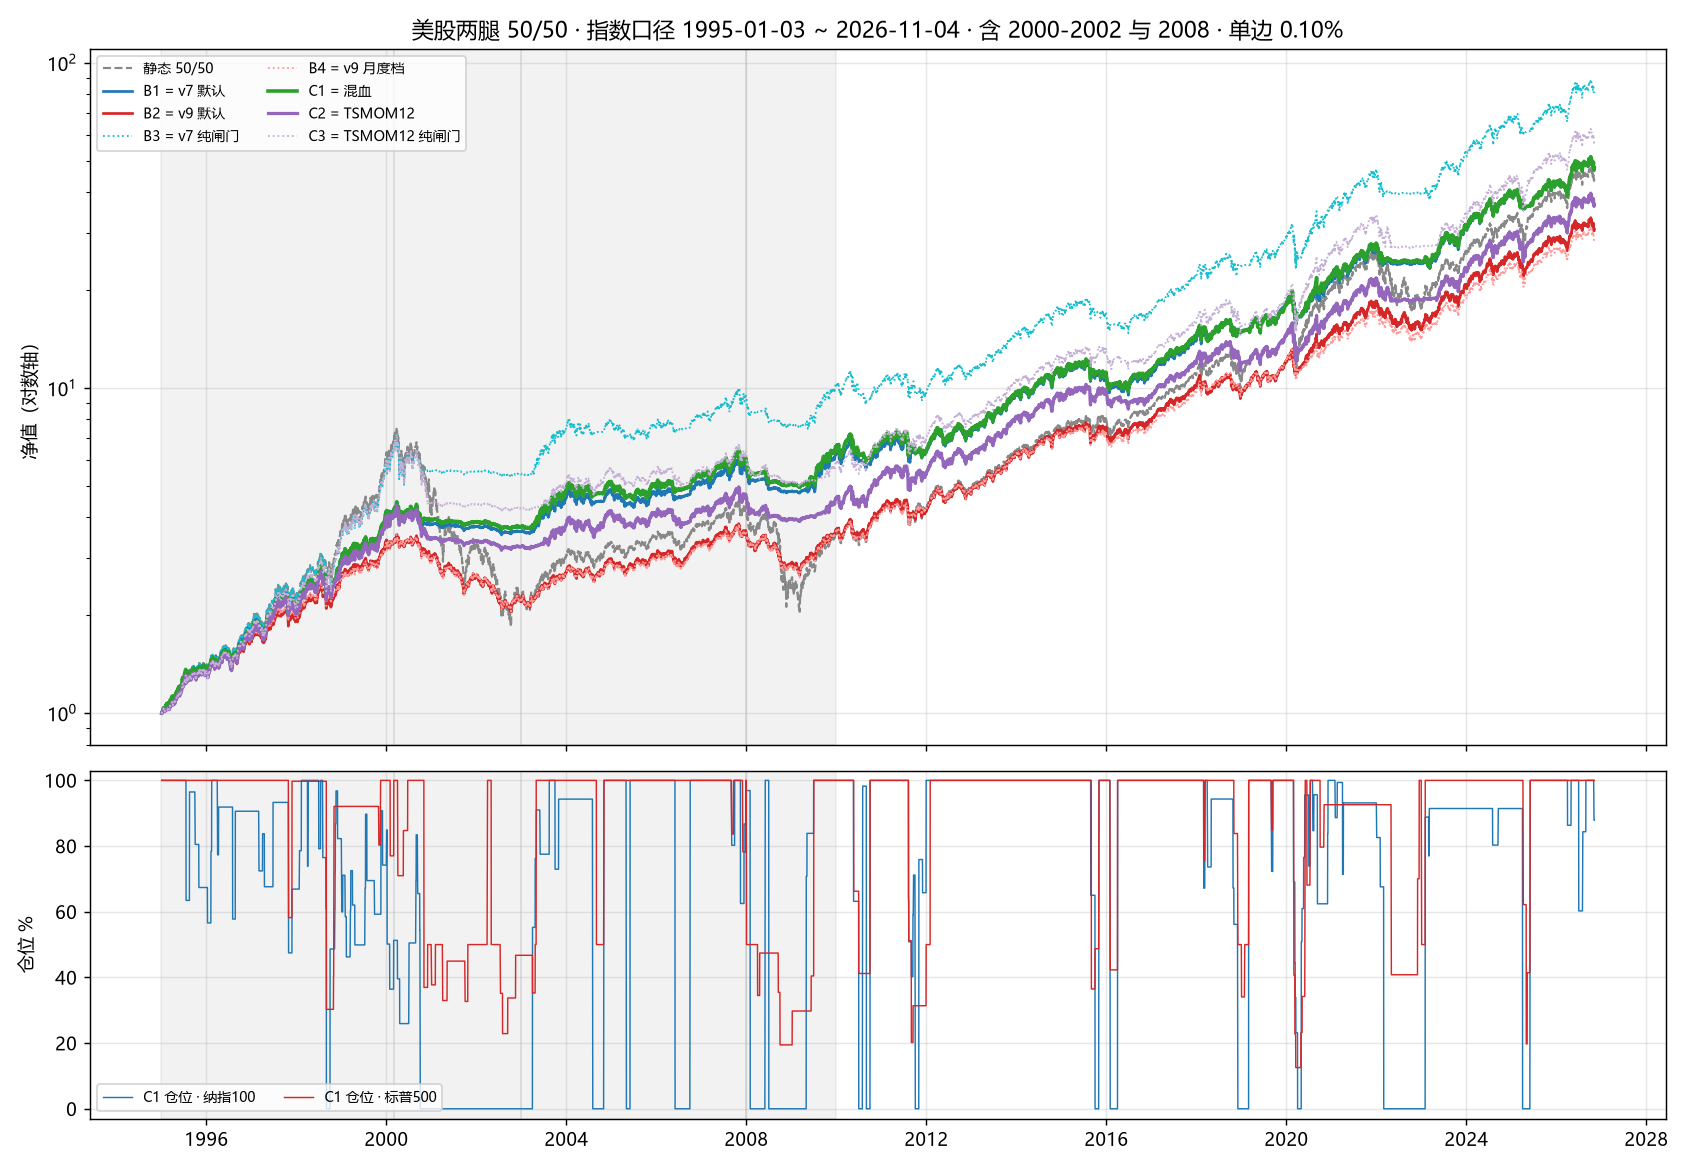

This figure's Python source:
# -*- coding: utf-8 -*-
"""波动资产 · **v7（年线闸门）vs v9（波动率目标）** 的统一口径对决 + 长样本外推。

## 为什么需要这个探针

两个变种各自的 README 都给出了「自己更好」的结论，但**不在同一把尺子上**：

| | v7_us_gate | v9_vol_target |
|---|---|---|
| 单边成本 | 0.10%（文档主口径） | **0.03%**（R-02） |
| 空仓计息 | 1.40%（`rule.CASH_ANNUAL`） | **2.00%**（R-03） |
| 组合层年化 | +13.07% / 回撤 −18.90% | +13.12% / 回撤 −15.92% |
| 样本 | 2012-08 ~ 2026-11 | 2012-08 ~ 2026-11 |
| 换手 | 70 次（14 年） | 251 次（14 年） |

成本差 3 倍、计息差 0.6pp —— 直接对比这两行数字是无效的。本探针做两件事：

1. **同一把尺子**（同一成本档 × 同一计息 × 同一区间 × 同一组合权重）重算 v7 与 v9；
2. **把样本往前拉到 1995 年**（指数口径，31.8 年），覆盖两个 README 都点名的最大缺口 ——
   2000-2002（纳指 −83%）与 2008。这两段才是「趋势闸门 vs 波动目标」真正能分出高下的地方，
   而 2012 起的样本里一次都没有。

## 结论（一句话）

**骨架用 v7、不要用 v9**：31.8 年样本上 v7 默认 +12.90% / 日频回撤 −21.85% / 夏普 0.77，
v9 默认 +11.38% / **−42.11%** / 0.69 —— v9 在 2012+ 唯一的优势（回撤更浅）在 2000-2002 彻底反转，
因为波动率目标只能按比例减（`min(1, 15%/vol)` 永远减不到 0）。
反过来 **v7 的波动层不能拿掉**：纯闸门（TV 关闭）的**全样本最大回撤正是 2000-03→2000-05 那道
「2 个月确认盲窗」的 −30.09%**，而波动层靠 2000 年 3 月末 vol20=48.9% 当场把仓位压到 4 成。
两个新候选里只有 C1（把 v9 的月中补丁装到 v7 上）略有增益（夏普 0.77→0.79、2020 窗口 +5.02pp），
TSMOM 替代 MA200 是退步（晚 8 个月才走）。

## 方法

**一套状态机，三个旋钮**（v7 与 v9 在实现上是同一台机器的两组参数）：

```
目标权重 fw[d] = gate[d] × min(cap, TV / vol20[d])
月末：闸门未变且 |fw - 现仓| < dead  -> 不动
月中快减（可选）：5 日跌幅 ≤ CUT_RET 且 vol20 ≥ CUT_VOLX×TV -> 立即到 fw
月中快补（可选）：vol20 ≤ DECAY×60日峰值 且 站上 MA10   -> 立即到 fw
```

| 变体 | gate | TV | dead | 月中补丁 |
|---|---|---|---|---|
| B1 = v7 默认 | MA200（2 月确认 + 深破 3%）| 20% | 10pp | 关 |
| B2 = v9 默认 | 恒 1（无趋势）| 15% | 5pp | 开（快减+快补）|
| B3 = v7 纯闸门 | MA200 | — | 闸门自身 | 关 |
| B4 = v9 月度档 | 恒 1 | 15% | 5pp | 关 |
| **C1 = 混血（未测过）** | MA200 | 20% | 10pp | **开** |
| **C2 = TSMOM（未测过）** | 12 个月绝对动量 | 20% | 10pp | 关 |
| C3 = TSMOM 纯闸门 | 12 个月绝对动量 | — | 闸门自身 | 关 |
| 静态 50/50 | — | — | — | — |

C1 的动机：v7 自己承认「治慢熊、不治急跌」，v9 的补丁正是修急跌的；v9 自己承认
「不做方向判断，低波动阴跌里满仓挨打」，v7 的闸门正是治那个的。**两者失效模式互补**，
但家族里从没把「闸门 × VT × 月中补丁」放在一起测过。
C2 的动机：12 个月绝对动量（TSMOM）是文献里样本外证据最长的趋势定义，
在 2000/2008 上都有独立记录 —— 用来检验「MA200 这条特定均线是不是运气」。

## 口径

- **QDII 表**：用 v7/v9 模块自己的代码（含场外净值日历桥接），只把 `cost` / `cash` 拉齐；
- **长样本表**：指数收盘同时作信号与执行价（`.INX` 1990-01 起 / `.NDX` 1994-01 起），
  **不含分红**。零分红会低估买入持有约 1~2pp/年，即**对降仓策略有利**；
  现金又只按 1.4% 计息（1990 年代美元短端常在 5%），**对防守档不利** —— 两个偏差大致抵消。
- **数据清洗**：雪球 `.NDX` 在 1994-01-03 从 796.56 跳到 395.53（−50.4%），是指数重定基不是崩盘，
  `_clean_break()` 把断点前整段丢弃（不缩放修复，无法确认前段成分口径）→ 长样本从 1995 起。
  不处理会在 1994 年凭空造出 −30% 回撤，把「谁防得住崩盘」的结论整段污染。
- 一律 T 收盘决策 → T+1 收盘成交 → T+2 起承担收益；成本按 `Σ|Δw|` 单边扣；
  未投部分按 1.40%（仓库惯例，`rule.CASH_ANNUAL`）逐日计息。

## 忠实性校验（硬断言）

统一机器必须与模块原实现**逐条一致**，否则这个探针只是在测我自己的 bug：

- v7：`ug.decisions(leg)` 的 194 条月末闸门与 target 与本文机器逐条相等（差 0.00e+00）；
- v9：`vt.machine(sig)` 的逐日仓位与本文机器（fast / month 两档）最大差 0.00e+00。

产物：
- `_probe_us_gate_vs_vt.md`（本脚本生成）
- `_probe_us_gate_vs_vt.png`（长样本净值 + 仓位）

模拟结果，非投资建议。
"""
import json
import os
import sys

import numpy as np
import pandas as pd

try:
    sys.stdout.reconfigure(encoding="utf-8")
except Exception:  # noqa: BLE001
    pass

import matplotlib
matplotlib.use("Agg")
import matplotlib.pyplot as plt

_HERE = os.path.dirname(os.path.abspath(__file__))          # strategies/vol_legs/research
_VL = os.path.dirname(_HERE)                                # strategies/vol_legs
_ROOT = os.path.dirname(os.path.dirname(_VL))               # 仓库根（推导，不写死）
for _p in (_HERE, _VL, _ROOT,
           os.path.join(_VL, "v7_us_gate"), os.path.join(_VL, "v9_vol_target")):
    if _p not in sys.path:
        sys.path.insert(0, _p)

import data as vdata      # noqa: E402
import engine             # noqa: E402
import rule               # noqa: E402

vdata._otc_stale = lambda: False   # 离线优先：只读本地缓存  # type: ignore[assignment]

import us_gate as ug      # noqa: E402
import vol_target as vt   # noqa: E402

plt.rcParams["font.sans-serif"] = ["Microsoft YaHei", "SimHei", "DejaVu Sans"]
plt.rcParams["axes.unicode_minus"] = False

OUT_MD = os.path.join(_HERE, "_probe_us_gate_vs_vt.md")
OUT_PNG = os.path.join(_HERE, "_probe_us_gate_vs_vt.png")
LONG_LK = os.path.join(_ROOT, "data", "_us_index_long.json")

POOL = ("ndx", "spx")
CODES = {"ndx": ".NDX", "spx": ".INX"}
NAME = {k: rule.LEGS[k]["name"] for k in POOL}
CASH = rule.CASH_ANNUAL            # 1.40%（统一计息，v9 的 2.0% 见报告 §8 备注）
FEE = {"场内/低费 0.03%": 0.0003, "文档主口径 0.10%": 0.001, "场外 A 类 0.60%": 0.006}
# 长样本起点：`.NDX` 在 1994-01-03 有一处 **50% 的指数重定基**（雪球前段点位是后段的 1.99 倍，
# 不是真实行情 —— 直接用会在 1994 年凭空造出 −30% 回撤）。`_clean_break` 把断点之前整段丢弃，
# 所以长样本从断点之后 + 各窗口预热完毕起算（= 1995-01）。仍含 2000-2002 / 2008 / 2020 / 2022。
START_LONG = "1995-01-03"
BREAK_THR = 0.30                   # 单日 |涨跌| > 30% 一律当数据重定基（真实指数从没这种日波动）
TVS = (0.0, 0.12, 0.15, 0.20, 0.25, 0.30, 0.40)

# 预注册的起点（不是搜出来的）：全来自两篇 README 的默认档
DEF = dict(
    ma_win=200, confirm=2, deep=0.03, hyst=0.0, floor={"ndx": 0.0, "spx": 0.5},
    tv=0.20, vol_win=20, dead=0.10, cap=1.0,
    fast=False, cut_ret=-0.05, cut_volx=1.4, decay=0.70, peak_win=60, add_ma=10,
    lookback=252,
)


# ---------------------------------------------------------------- 0. 长历史数据
def _clean_break(s, thr=BREAK_THR):
    """丢掉**指数重定基**造成的假跌幅之前的所有数据 -> (清洗后序列, 断点日期或 None)。

    `.NDX` 1994-01-03 从 796.56 掉到 395.53（−50.4%），之后走势与真实纳指一致 —— 是雪球前段
    用了另一个基期，不是崩盘。不清洗会在 1994 年凭空造出「−30% 最大回撤」，把长样本的
    结论整段污染。这里**不做缩放修复**（无法确认前段的成分口径），直接把断点前整段丢掉。
    """
    r = s.pct_change()
    bad = r[r.abs() > thr]
    if not len(bad):
        return s, None
    cut = bad.index.max()
    return s[s.index > cut], cut


def long_series(code):
    """美股指数**长历史**收盘（研究用共享库 `data/_us_index_long.json`）。

    与每日管线用的 `data/_us_index_klines.json`（2010 起、增量刷新）分开存：
    这里要的是 1985/1990 起的深历史，只用于研究，不参与每日决策，避免改动线上库的口径。
    读出来先过 `_clean_break`（见其文档：`.NDX` 1994 年那次重定基）。
    """
    try:
        with open(LONG_LK, encoding="utf-8") as f:
            lib = json.load(f)
    except (OSError, ValueError):
        lib = {}
    node = lib.get(code)
    if node and len(node.get("dates", [])) > 3000:
        s = pd.Series(node["close"], index=pd.to_datetime(node["dates"]),
                      dtype="float64").sort_index()
        s, cut = _clean_break(s)
        if cut is not None:
            print(f"  [清洗] {code} 断点在 {cut.date()}（指数重定基），前段整段丢弃 "
                  f"-> 起点 {s.index[0].date()}")
        return s
    import xalpha as xa
    # 雪球对不同指数能回溯到的最早日期不同（.INX 从 1990 起可以，往前就报错），逐个起点试
    df, err = None, None
    for st in ("19850101", "19900101", "19950101", "20000101"):
        try:
            df = xa.get_daily(code, start=st)
            if df is not None and len(df) > 1000:
                break
        except Exception as exc:  # noqa: BLE001
            err = exc
            df = None
    if df is None or not len(df):
        raise RuntimeError(f"{code} 长历史取不到: {err}")
    df = df.copy()
    df["d"] = pd.to_datetime(df["date"]).dt.strftime("%Y-%m-%d")
    lib[code] = dict(dates=list(df["d"]), close=[float(x) for x in df["close"]])
    os.makedirs(os.path.dirname(LONG_LK), exist_ok=True)
    with open(LONG_LK, "w", encoding="utf-8") as f:
        json.dump(lib, f, ensure_ascii=False)
    s = pd.Series(lib[code]["close"], index=pd.to_datetime(lib[code]["dates"]),
                  dtype="float64").sort_index()
    s, cut = _clean_break(s)
    if cut is not None:
        print(f"  [清洗] {code} 断点在 {cut.date()}（指数重定基），前段整段丢弃 "
              f"-> 起点 {s.index[0].date()}")
    return s


# ---------------------------------------------------------------- 1. 通用机器
def month_ends(idx):
    idx = pd.DatetimeIndex(idx)
    out = [idx[i] for i in range(len(idx) - 1)
           if (idx[i].year, idx[i].month) != (idx[i + 1].year, idx[i + 1].month)]
    if len(idx):
        out.append(idx[-1])
    return out


def vol_series(sig, n):
    return sig.pct_change().rolling(int(n), min_periods=int(n)).std(ddof=1) * np.sqrt(252.0)


def gate_ma200(sig, leg, p):
    """v7 的闸门层（逐字复刻 `us_gate.decisions` 的 gate 部分）-> (月末决策, 日频前向填充)。"""
    ma = sig.rolling(int(p["ma_win"]), min_periods=int(p["ma_win"])).mean()
    fl = float(p["floor"].get(leg, 0.0) if isinstance(p["floor"], dict) else p["floor"])
    hold, prev = 1.0, 1.0
    below = 0
    dec = []
    for d in month_ends(sig.index):
        s, m = float(sig.loc[d]), float(ma.loc[d])
        if not np.isfinite(s) or not np.isfinite(m):
            continue
        gap = s / m - 1.0
        if s > m * (1.0 + float(p["hyst"])):
            below, g = 0, 1.0
        else:
            below += 1
            deep = (float(p["deep"] or 0) > 0 and gap <= -float(p["deep"])
                    and below < int(p["confirm"]))
            g = fl if (deep or below >= int(p["confirm"])) else prev
        dec.append(dict(date=d, gate=float(g)))
        prev = g
    s = pd.Series({x["date"]: x["gate"] for x in dec}, dtype="float64").sort_index()
    return dec, s.reindex(sig.index).ffill().fillna(1.0)


def gate_tsmom(sig, leg, p):
    """12 个月绝对动量：月末收盘 > `lookback` 根之前 -> 满仓，否则 floor。"""
    n = int(p["lookback"])
    fl = float(p["floor"].get(leg, 0.0) if isinstance(p["floor"], dict) else p["floor"])
    lb = sig.shift(n)
    dec = []
    for d in month_ends(sig.index):
        s, q = float(sig.loc[d]), float(lb.loc[d]) if d in lb.index else np.nan
        if not np.isfinite(s) or not np.isfinite(q):
            continue
        dec.append(dict(date=d, gate=1.0 if s > q else fl))
    s = pd.Series({x["date"]: x["gate"] for x in dec}, dtype="float64").sort_index()
    return dec, s.reindex(sig.index).ffill().fillna(1.0)


def machine(sig, gate_daily, dec, p):
    """统一状态机 -> (仓位序列, 事件表)。`state[d]` = d 日**收盘时已持有**的仓位。"""
    vol = vol_series(sig, p["vol_win"])
    tv = float(p["tv"] or 0.0)
    scale = (tv / vol).clip(upper=float(p["cap"])) if tv > 0 else pd.Series(1.0, index=sig.index)
    fw = (gate_daily * scale).clip(lower=0.0)
    peak = vol.rolling(int(p["peak_win"]), min_periods=20).max()
    ma_fast = sig.rolling(int(p["add_ma"])).mean()
    ret5 = sig.pct_change(5)
    dead = float(p["dead"])
    fast = bool(p["fast"])
    gate_of = {x["date"]: x["gate"] for x in dec}
    # 决策日：有趋势闸门时 = 闸门出决策的那些月末（预热期 MA 未成形的月末不出决策，
    # 与 `us_gate.decisions` 的 `continue` 一致）；无趋势闸门（v9）时 = 每个有效月末。
    ends = set(gate_of) if gate_of else set(month_ends(sig.index))

    hold, prev_gate = 1.0, 1.0
    out = np.empty(len(sig), dtype="float64")
    events = []
    idx = sig.index
    for i, d in enumerate(idx):
        out[i] = hold
        f = float(fw.iloc[i]) if np.isfinite(fw.iloc[i]) else np.nan
        if not np.isfinite(f):
            continue
        tgt, why = hold, None
        g_now = gate_of.get(d, prev_gate)
        if d in ends:
            changed = abs(g_now - prev_gate) > 1e-12
            if changed or abs(f - hold) >= dead - 1e-12:
                if tv <= 0.0 or changed or abs(f - hold) >= dead - 1e-12:
                    tgt, why = f, "month"
            prev_gate = g_now
        if fast and tv > 0:
            v5 = float(ret5.iloc[i]) if np.isfinite(ret5.iloc[i]) else 0.0
            v = float(vol.iloc[i]) if np.isfinite(vol.iloc[i]) else np.inf
            if f < tgt - dead and v5 <= float(p["cut_ret"]) and v >= float(p["cut_volx"]) * tv:
                tgt, why = f, "cut"
            pk = float(peak.iloc[i]) if np.isfinite(peak.iloc[i]) else np.nan
            mf = float(ma_fast.iloc[i]) if np.isfinite(ma_fast.iloc[i]) else np.inf
            if np.isfinite(pk) and v <= float(p["decay"]) * pk \
                    and float(sig.iloc[i]) > mf and f > tgt + dead:
                tgt, why = f, "add"
        if why:
            events.append(dict(date=d, target=float(tgt), fw=float(f), reason=why))
        hold = tgt
    return pd.Series(out, index=idx, name="state"), events


def build_state(leg, sig, p, gate="ma200"):
    """-> (仓位序列, 事件)。gate: "ma200" | "tsmom" | "none"。"""
    if gate == "none":
        dec, g = [], pd.Series(1.0, index=sig.index)
    elif gate == "tsmom":
        dec, g = gate_tsmom(sig, leg, p)
    else:
        dec, g = gate_ma200(sig, leg, p)
    return machine(sig, g, dec, p)


# ---------------------------------------------------------------- 2. 回测
def leg_nav(price, state, cost, cash=CASH):
    """单腿净值（`state[t]` 收盘成交后 -> 只赚 t+1 收益）。"""
    cash_d = (1.0 + cash) ** (1.0 / 252.0) - 1.0
    ret = price.pct_change().fillna(0.0)
    hold = state.astype(float).shift(1)
    if len(hold):
        hold.iloc[0] = float(state.iloc[0])
    d = state.astype(float).diff().fillna(0.0).abs()
    return (1.0 + hold * ret + (1.0 - hold) * cash_d - d * cost).cumprod()


def sim(prices, states, cost, cash=CASH, start=None):
    """两条腿等权 50/50 -> (组合净值, 平均仓位, 调仓次数, 换手, 日历)。"""
    idx = pd.DatetimeIndex(sorted(set(prices["ndx"].index).intersection(prices["spx"].index)))
    if start is not None:
        idx = idx[idx >= pd.Timestamp(start)]
    navs = {k: leg_nav(prices[k].reindex(idx).ffill(), states[k].reindex(idx).ffill(),
                       cost, cash) for k in POOL}
    nv = (navs["ndx"] + navs["spx"]) / 2.0
    expo = float(np.mean([states[k].reindex(idx).ffill().mean() for k in POOL]))
    n = int(sum((states[k].reindex(idx).ffill().diff().abs().fillna(0) > 1e-12).sum()
                for k in POOL))
    to = float(sum(states[k].reindex(idx).ffill().diff().abs().fillna(0).sum() for k in POOL))
    return nv / nv.iloc[0], expo, n, to, idx


def mdd_sampled(nav):
    me = nav.resample("ME").last().dropna()
    if not len(me):
        return float("nan")
    return float((me / me.cummax() - 1.0).min())


def stats(nav, cash=CASH):
    m = engine.metrics(nav, rf=cash)
    yrs = (nav.index[-1] - nav.index[0]).days / 365.25
    me = mdd_sampled(nav)
    return dict(ann=m["ann"], vol=m["vol"], mdd=m["mdd"], mdd_me=me, sharpe=m["sharpe"],
                calmar=m["ann"] / abs(m["mdd"]) if m["mdd"] else float("nan"),
                calmar_me=m["ann"] / abs(me) if me else float("nan"),
                years=yrs, cum=m["cum"])


def dd_info(nav):
    """最大回撤的（峰日, 谷日）。用来回答「这个回撤是哪一段行情造成的」。"""
    peak = nav.cummax()
    dd = nav / peak - 1.0
    tr = dd.idxmin()
    pk = nav.loc[:tr].idxmax()
    return pk, tr


def window(nav, a, b):
    seg = nav.loc[(nav.index >= pd.Timestamp(a)) & (nav.index <= pd.Timestamp(b))]
    if len(seg) < 5:
        return dict(ret=float("nan"), mdd=float("nan"))
    m = engine.metrics(seg, rf=CASH)
    return dict(ret=float(seg.iloc[-1] / seg.iloc[0] - 1.0), mdd=m["mdd"])


# ---------------------------------------------------------------- 3. 变体定义
VARIANTS = [
    ("静态 50/50", "none", dict(tv=0.0, dead=0.0, fast=False)),
    ("B1 = v7 默认（MA200 闸门 × TV20 · 死区 10pp）", "ma200", dict()),
    ("B2 = v9 默认（TV15 · 快减+快补）", "none", dict(tv=0.15, dead=0.05, fast=True)),
    ("B3 = v7 纯闸门（无波动层）", "ma200", dict(tv=0.0, dead=0.0)),
    ("B4 = v9 月度档（TV15 · 纯月末）", "none", dict(tv=0.15, dead=0.05, fast=False)),
    ("**C1 = 混血（MA200 闸门 × TV20 + 快减/快补）**", "ma200", dict(fast=True)),
    ("**C2 = TSMOM12（12 月绝对动量 × TV20）**", "tsmom", dict()),
    ("C3 = TSMOM12 纯闸门（无波动层）", "tsmom", dict(tv=0.0, dead=0.0)),
]

WINDOWS = [
    ("1995-01 ~ 2000-02 长牛", "1995-01-01", "2000-02-29"),
    ("2000-03 ~ 2002-12 科网泡沫", "2000-03-01", "2002-12-31"),
    ("2003-01 ~ 2007-12 复苏", "2003-01-01", "2007-12-31"),
    ("2008-01 ~ 2009-12 金融危机", "2008-01-01", "2009-12-31"),
    ("2010-01 ~ 2026-11 本仓库样本", "2010-01-01", "2026-11-04"),
    ("2020-02 ~ 2020-08 疫情", "2020-02-19", "2020-08-31"),
    ("2022-01 ~ 2022-12 加息熊市", "2022-01-03", "2022-12-30"),
]


# ---------------------------------------------------------------- 4. 忠实性校验
def check_faithful():
    """统一机器 == 模块原实现（不通过就不该相信后面任何数字）。"""
    out = []
    for leg in POOL:
        sig = ug.load_signal(leg)
        # v7：月末 target 逐条相等
        ref = ug.decisions(leg)
        dec, g = gate_ma200(sig, leg, dict(DEF, floor=ug.params()["FLOOR"]))
        mine = {x["date"]: round(x["gate"], 10) for x in dec}
        bad = [x for x in ref
               if abs(x["gate"] - mine.get(x["date"], -99)) > 1e-9]
        st_mine, _ = machine(sig, g, dec, dict(DEF, tv=0.20, dead=0.10))
        st_ref = ug.state_series(sig.index, ref)
        d1 = float((st_mine.reindex(st_ref.index) - st_ref).abs().max())
        out.append((f"[v7] {leg} 闸门层 {len(ref)} 条月末决策逐条一致", not bad,
                    f"{len(bad)} 条不符" if bad else "全部一致"))
        out.append((f"[v7] {leg} 月末 target（含 TV20/死区 10pp）与模块最大差", d1 < 1e-9,
                    f"{d1:.2e}"))
        # v9：逐日仓位
        for tag, kw in (("fast", dict(TRIGGER="fast")), ("month", dict(TRIGGER="month"))):
            s_ref, _ = vt.machine(sig, vt.params(**kw))
            p = dict(DEF, tv=0.15, dead=0.05, fast=(tag == "fast"))
            s_mine, _ = machine(sig, pd.Series(1.0, index=sig.index), [], p)
            dd = float((s_mine - s_ref).abs().max())
            out.append((f"[v9·{tag}] {leg} 逐日仓位与模块最大差", dd < 1e-9, f"{dd:.2e}"))
    return out


# ---------------------------------------------------------------- 5. 主流程
def main():
    print("== 数据 ==")
    px_long = {}
    for leg in POOL:
        s = long_series(CODES[leg])
        px_long[leg] = s
        print(f"  {CODES[leg]} {s.index[0].date()} ~ {s.index[-1].date()} · {len(s)} 根")

    print("\n== 忠实性校验 ==")
    checks = check_faithful()
    for n, ok, note in checks:
        print(f"  {'OK ' if ok else 'FAIL'} {n} · {note}")
    if not all(c[1] for c in checks):
        print("!! 校验未通过：后续数字不可信")
        return 2

    # ---- 表 A：QDII 净值口径（2012-08 起）· 只拉齐成本与计息
    print("\n== 表 A：QDII 口径（模块原码，只统一成本/计息）==")
    qdii = {}
    for tag, mod, kw in (("B1", ug, {}), ("B2", vt, {})):
        navs, sts = {}, {}
        for leg in POOL:
            nav, st, _ = mod.build(leg, **kw)
            navs[leg], sts[leg] = nav, st
        idx = pd.DatetimeIndex(sorted(set(navs["ndx"].index) & set(navs["spx"].index)))
        navs = {k: v.reindex(idx).ffill() for k, v in navs.items()}
        sts = {k: v.reindex(idx).ffill() for k, v in sts.items()}
        row = {}
        for fname, c in FEE.items():
            nv, expo, n, to, _ = sim(navs, sts, c)
            m = stats(nv)
            m.update(expo=expo, trades=n, turnover=to)
            row[fname] = m
        row["_nav"] = {c: sim(navs, sts, c)[0] for c in FEE.values()}
        row["_states"] = sts
        qdii[tag] = row
    print(f"  {'变体':6s} " + " ".join(f"{f:>18s}" for f in FEE))
    for tag in qdii:
        cells = []
        for f in FEE:
            m = qdii[tag][f]
            cells.append(f"{m['ann'] * 100:+6.2f}%/{m['mdd'] * 100:6.2f}%")
        print(f"  {tag:6s} " + " ".join(f"{c:>18s}" for c in cells))

    # ---- 表 B：指数长样本 1991-2026
    print(f"\n== 表 B：指数长样本（{START_LONG} 起）==")
    rows, navs_all, states_all = [], {}, {}
    for name, gate, over in VARIANTS:
        p = dict(DEF)
        p.update(over)
        p["floor"] = ug.params()["FLOOR"]
        states = {leg: build_state(leg, px_long[leg], p, gate)[0] for leg in POOL}
        rec = {"byfee": {}}
        for fname, c in (("0.03%", 0.0003), ("0.10%", 0.001), ("0.60%", 0.006)):
            nv, expo, n, to, idx = sim(px_long, states, c, start=START_LONG)
            m = stats(nv)
            if fname == "0.10%":
                m.update(name=name, expo=expo, trades=n, turnover=to)
                m["wins"] = {w[0]: window(nv, w[1], w[2]) for w in WINDOWS}
                m["dd_pk"], m["dd_tr"] = dd_info(nv)
                rec.update(m)
                navs_all[name] = nv
                states_all[name] = {k: v.reindex(idx).ffill() for k, v in states.items()}
            else:
                rec["byfee"][fname] = m
        rows.append(rec)
    for r in rows:
        print(f"  {r['name'][:44]:44s} 年化 {r['ann'] * 100:+6.2f}% · 回撤 {r['mdd'] * 100:7.2f}% "
              f"· 夏普 {r['sharpe']:.2f} · Calmar {r['calmar']:.2f} · 仓位 {r['expo']:.0%} "
              f"· 调仓 {r['trades']}")

    # ---- 波动层 TV 的单调性：长样本 vs QDII 样本（回答「波动层到底值不值」）
    print("\n== 波动层 TV 扫描（v7 骨架 fast=off / v9 骨架 / QDII 口径）==")
    TVS = (0.0, 0.12, 0.15, 0.20, 0.25, 0.30, 0.40)
    tv_long_v7, tv_long_v9, tv_qdii = [], [], []
    for tv in TVS:
        p = dict(DEF, floor=ug.params()["FLOOR"], tv=tv)
        st = {leg: build_state(leg, px_long[leg], p, "ma200")[0] for leg in POOL}
        nv = sim(px_long, st, 0.001, start=START_LONG)[0]
        tv_long_v7.append(stats(nv))
        p2 = dict(DEF, floor=ug.params()["FLOOR"], tv=tv, dead=0.05, fast=True)
        st2 = {leg: build_state(leg, px_long[leg], p2, "none")[0] for leg in POOL}
        nv2 = sim(px_long, st2, 0.001, start=START_LONG)[0]
        tv_long_v9.append(stats(nv2))
        navs, sts = {}, {}
        for leg in POOL:
            nav, s_q, _ = ug.build(leg, TV=tv)
            navs[leg], sts[leg] = nav, s_q
        i_q = pd.DatetimeIndex(sorted(set(navs["ndx"].index) & set(navs["spx"].index)))
        nv3 = sim({k: v.reindex(i_q).ffill() for k, v in navs.items()},
                  {k: v.reindex(i_q).ffill() for k, v in sts.items()}, 0.001)[0]
        tv_qdii.append(stats(nv3))
        print(f"  TV {tv:4.0%}  长·v7骨架 {tv_long_v7[-1]['ann'] * 100:+6.2f}%/"
              f"{tv_long_v7[-1]['mdd'] * 100:7.2f}%/{tv_long_v7[-1]['sharpe']:.2f}"
              f"   长·v9骨架 {tv_long_v9[-1]['ann'] * 100:+6.2f}%/"
              f"{tv_long_v9[-1]['mdd'] * 100:7.2f}%/{tv_long_v9[-1]['sharpe']:.2f}"
              f"   QDII·v7 {tv_qdii[-1]['ann'] * 100:+6.2f}%/"
              f"{tv_qdii[-1]['mdd'] * 100:7.2f}%/{tv_qdii[-1]['sharpe']:.2f}")

    # ---- 邻域（只对两个新候选，一格一格扰动，不挑最优）
    print("\n== 邻域：C1 / C2 各旋钮 ±1 格（长样本 · 单边 0.10%）==")
    NB = [
        ("基准", {}, {}, {}),
        ("死区 5pp", dict(dead=0.05), dict(dead=0.05), dict(dead=0.05)),
        ("死区 20pp", dict(dead=0.20), dict(dead=0.20), dict(dead=0.20)),
        ("TV 15%", dict(tv=0.15), dict(tv=0.15), dict(tv=0.15)),
        ("TV 25%", dict(tv=0.25), dict(tv=0.25), dict(tv=0.25)),
        ("均线 150 日", dict(ma_win=150), dict(ma_win=150), None),
        ("均线 250 日", dict(ma_win=250), dict(ma_win=250), None),
        ("确认 1 月", dict(confirm=1), dict(confirm=1), None),
        ("确认 3 月", dict(confirm=3), dict(confirm=3), None),
        ("深破关闭", dict(deep=0.0), dict(deep=0.0), None),
        ("深破 5%", dict(deep=0.05), dict(deep=0.05), None),
        ("快减 −3%", dict(cut_ret=-0.03), dict(cut_ret=-0.03), None),
        ("快减 −8%", dict(cut_ret=-0.08), dict(cut_ret=-0.08), None),
        ("快减 vol 1.1×", dict(cut_volx=1.1), dict(cut_volx=1.1), None),
        ("快减 vol 1.7×", dict(cut_volx=1.7), dict(cut_volx=1.7), None),
        ("快补 55%", dict(decay=0.55), dict(decay=0.55), None),
        ("快补 85%", dict(decay=0.85), dict(decay=0.85), None),
        ("动量 200 日", None, None, dict(lookback=200)),
        ("动量 300 日", None, None, dict(lookback=300)),
    ]
    nb = []
    for label, a, b, c2 in NB:
        rec = dict(label=label)
        for which, over, base in (("C1", a, ("ma200", dict(fast=True))),
                                  ("C1b", b, ("ma200", dict(fast=True))),
                                  ("C2", c2, ("tsmom", dict()))):
            if over is None:
                rec[which] = None
                continue
            p = dict(DEF, floor=ug.params()["FLOOR"])
            p.update(base[1])
            p.update(over)
            st = {leg: build_state(leg, px_long[leg], p, base[0])[0] for leg in POOL}
            nv = sim(px_long, st, 0.001, start=START_LONG)[0]
            rec[which] = stats(nv)
        nb.append(rec)

        def _c(v):
            return "—" if v is None else f"{v['ann'] * 100:+6.2f}%/{v['sharpe']:.2f}/{v['mdd'] * 100:.2f}%"
        print(f"  {label:14s} C1 {_c(rec['C1'])}  C1' {_c(rec['C1b'])}  C2 {_c(rec['C2'])}")

    # ---- 分半样本（长样本）
    mid = "2008-06-01"
    halves = {}
    for r in rows:
        nv = navs_all[r["name"]]
        halves[r["name"]] = dict(
            h1=stats(nv.loc[nv.index < pd.Timestamp(mid)]),
            h2=stats(nv.loc[nv.index >= pd.Timestamp(mid)]),
        )

    # ---- 图
    fig, axes = plt.subplots(2, 1, figsize=(13, 9), sharex=True,
                             gridspec_kw=dict(height_ratios=[2, 1]))
    style = {
        "静态 50/50": ("#888888", 1.2, "--"),
        "B1 = v7 默认（MA200 闸门 × TV20 · 死区 10pp）": ("#1f77b4", 1.5, "-"),
        "B2 = v9 默认（TV15 · 快减+快补）": ("#d62728", 1.5, "-"),
        "B4 = v9 月度档（TV15 · 纯月末）": ("#ff9896", 1.0, ":"),
        "B3 = v7 纯闸门（无波动层）": ("#17becf", 1.0, ":"),
        "**C1 = 混血（MA200 闸门 × TV20 + 快减/快补）**": ("#2ca02c", 2.0, "-"),
        "**C2 = TSMOM12（12 月绝对动量 × TV20）**": ("#9467bd", 1.8, "-"),
        "C3 = TSMOM12 纯闸门（无波动层）": ("#c5b0d5", 1.0, ":"),
    }
    for name, nv in navs_all.items():
        c, lw, ls = style.get(name, ("#000000", 1.0, "-"))
        short = name.replace("**", "").split("（")[0]
        axes[0].plot(nv.index, nv.to_numpy(), color=c, lw=lw, ls=ls, label=short)
    axes[0].set_yscale("log")
    axes[0].set_ylabel("净值（对数轴）")
    _i0 = next(iter(navs_all.values())).index
    axes[0].set_title(f"美股两腿 50/50 · 指数口径 {_i0[0].date()} ~ {_i0[-1].date()}"
                      " · 含 2000-2002 与 2008 · 单边 0.10%")
    axes[0].legend(loc="upper left", fontsize=8, ncol=2)
    axes[0].grid(alpha=0.3)
    for leg, c in (("ndx", "#1f77b4"), ("spx", "#d62728")):
        stt = states_all["**C1 = 混血（MA200 闸门 × TV20 + 快减/快补）**"][leg]
        axes[1].plot(stt.index, stt.to_numpy() * 100, color=c, lw=0.8,
                     label=f"C1 仓位 · {NAME[leg]}")
    axes[1].set_ylabel("仓位 %")
    axes[1].set_ylim(-3, 103)
    axes[1].legend(loc="lower left", fontsize=8, ncol=2)
    axes[1].grid(alpha=0.3)
    for ax in axes:
        for w in WINDOWS[:4]:
            ax.axvspan(pd.Timestamp(w[1]), pd.Timestamp(w[2]), alpha=0.05, color="k")
    fig.tight_layout()
    fig.savefig(OUT_PNG, dpi=130)
    print(f"\n图: {OUT_PNG}")

    write_md(checks, qdii, rows, nb, halves, navs_all,
             (TVS, tv_long_v7, tv_long_v9, tv_qdii))
    print(f"报告: {OUT_MD}")
    return 0


# ---------------------------------------------------------------- 6. 报告
def _p(x, nd=2):
    return "—" if x is None or not np.isfinite(x) else f"{x * 100:+.{nd}f}%"


def write_md(checks, qdii, rows, nb, halves, navs_all, tv):
    by = {r["name"]: r for r in rows}
    nv0 = next(iter(navs_all.values()))
    y0, y1 = nv0.index[0], nv0.index[-1]
    yrs = (y1 - y0).days / 365.25
    tvs, tvy7, tvy9, tvq = tv
    b1 = by["B1 = v7 默认（MA200 闸门 × TV20 · 死区 10pp）"]
    b2 = by["B2 = v9 默认（TV15 · 快减+快补）"]
    b3 = by["B3 = v7 纯闸门（无波动层）"]
    b4 = by["B4 = v9 月度档（TV15 · 纯月末）"]
    c1 = by["**C1 = 混血（MA200 闸门 × TV20 + 快减/快补）**"]
    c2 = by["**C2 = TSMOM12（12 月绝对动量 × TV20）**"]
    c3 = by["C3 = TSMOM12 纯闸门（无波动层）"]
    st = by["静态 50/50"]
    q1, q2 = qdii["B1"], qdii["B2"]
    f_lo, f_mid, f_hi = list(FEE)[0], list(FEE)[1], list(FEE)[2]

    def wv(r, key):
        return r["wins"][key]["ret"]

    def wd(r, key):
        return r["wins"][key]["mdd"]

    K2000, K2008, K2020, K2022 = (WINDOWS[1][0], WINDOWS[3][0], WINDOWS[5][0], WINDOWS[6][0])

    L = [
        f"# v7（年线闸门）vs v9（波动率目标）：同一把尺子 + {yrs:.0f} 年样本",
        "> 由 `research/_probe_us_gate_vs_vt.py` 生成。池 = 纳指100 + 标普500，两腿等权 50/50；",
        "> 长样本价格 = **指数收盘**（`.INX` 1990-01 起 / `.NDX` 1994-01 起，**不含分红**），"
        "信号与执行同一条序列；",
        f"> 空仓按 {CASH:.2%} 逐日计息；T 收盘决策 → T+1 收盘成交 → T+2 起承担收益；成本按 `Σ|Δw|` 单边扣。",
        f"> 长样本区间 **{y0.date()} ~ {y1.date()}（{yrs:.1f} 年）**，两条腿窗口都已预热完毕。",
        "> ⚠ **数据清洗**：雪球 `.NDX` 在 1994-01-03 从 796.56 跳到 395.53（−50.4%），"
        "是**指数重定基不是崩盘**（之后走势与真实纳指一致）。`_clean_break()` 把断点前整段丢弃，"
        "所以长样本从 1995 起 —— 不处理会在 1994 年凭空造出 −30% 回撤，把结论整段污染。",
        "",
        "## 0. 结论",
        "",
        "### 0.1 同一把尺子下谁赢？——**短样本 v9 略优，长样本 v7 全面胜出**",
        "",
        "| 口径 | 变体 | 年化 | 回撤·日频 | 夏普 |",
        "|---|---|---:|---:|---:|",
        f"| 2012-08 起 · QDII 净值 · 单边 0.10% | v7 默认 | {_p(q1[f_mid]['ann'])} | "
        f"{_p(q1[f_mid]['mdd'])} | {q1[f_mid]['sharpe']:.2f} |",
        f"| 2012-08 起 · QDII 净值 · 单边 0.10% | v9 默认 | {_p(q2[f_mid]['ann'])} | "
        f"{_p(q2[f_mid]['mdd'])} | {q2[f_mid]['sharpe']:.2f} |",
        f"| {yrs:.1f} 年 · 指数口径 · 单边 0.10% | v7 默认 | {_p(b1['ann'])} | {_p(b1['mdd'])} | "
        f"{b1['sharpe']:.2f} |",
        f"| {yrs:.1f} 年 · 指数口径 · 单边 0.10% | v9 默认 | {_p(b2['ann'])} | {_p(b2['mdd'])} | "
        f"{b2['sharpe']:.2f} |",
        f"| {yrs:.1f} 年 · 指数口径 · 单边 0.10% | 静态 50/50 | {_p(st['ann'])} | {_p(st['mdd'])} | "
        f"{st['sharpe']:.2f} |",
        "",
        f"**v9 唯一胜过 v7 的地方（回撤更浅）只在 2012 年之后成立。** 拉长到 {yrs:.0f} 年，"
        f"回撤差从「v9 比 v7 浅 {abs(q1[f_mid]['mdd'] - q2[f_mid]['mdd']) * 100:.1f}pp」翻成"
        f"「v9 比 v7 深 {abs(b2['mdd'] - b1['mdd']) * 100:.1f}pp」；夏普从「v9 高 "
        f"{q2[f_mid]['sharpe'] - q1[f_mid]['sharpe']:.2f}」翻成「v7 高 {b1['sharpe'] - b2['sharpe']:.2f}」。",
        "",
        "### 0.2 翻转的原因：2000-2002（两篇 README 都点名「样本没覆盖」的那一段）",
        "",
        "| 窗口 | 静态 50/50 | v7 默认 | v9 默认 | v7 纯闸门 |",
        "|---|---:|---:|---:|---:|",
        f"| 2000-03 ~ 2002-12（收益 / 回撤） | {_p(wv(st, K2000))} / {_p(wd(st, K2000))} | "
        f"{_p(wv(b1, K2000))} / {_p(wd(b1, K2000))} | {_p(wv(b2, K2000))} / {_p(wd(b2, K2000))} | "
        f"{_p(wv(b3, K2000))} / {_p(wd(b3, K2000))} |",
        f"| 2008-01 ~ 2009-12（收益 / 回撤） | {_p(wv(st, K2008))} / {_p(wd(st, K2008))} | "
        f"{_p(wv(b1, K2008))} / {_p(wd(b1, K2008))} | {_p(wv(b2, K2008))} / {_p(wd(b2, K2008))} | "
        f"{_p(wv(b3, K2008))} / {_p(wd(b3, K2008))} |",
        f"| 2020-02 ~ 2020-08（收益 / 回撤） | {_p(wv(st, K2020))} / {_p(wd(st, K2020))} | "
        f"{_p(wv(b1, K2020))} / {_p(wd(b1, K2020))} | {_p(wv(b2, K2020))} / {_p(wd(b2, K2020))} | "
        f"{_p(wv(b3, K2020))} / {_p(wd(b3, K2020))} |",
        f"| 2022-01 ~ 2022-12（收益 / 回撤） | {_p(wv(st, K2022))} / {_p(wd(st, K2022))} | "
        f"{_p(wv(b1, K2022))} / {_p(wd(b1, K2022))} | {_p(wv(b2, K2022))} / {_p(wd(b2, K2022))} | "
        f"{_p(wv(b3, K2022))} / {_p(wd(b3, K2022))} |",
        "",
        "**两台机器的失效模式正好互补，而且长样本把两边都验了一遍**：",
        "",
        f"1. **波动率目标永远减不到 0**：`w = min(1, 15%/vol)`，就算 vol 冲到 80% 也还有 19% 仓位。"
        f"2000-2002 是**持续 31 个月、边跌边反弹**的空头市场（不是一次急跌）：静态同期 "
        f"{_p(wv(st, K2000))}，v9 只修到 {_p(wv(b2, K2000))}、窗口回撤 {_p(wd(b2, K2000))}，"
        f"是全部防守档里最差的一档。",
        f"2. **年线闸门有两个月的盲窗**：纳指 2000-03-27 见顶，闸门要等 5 月底「连续 2 个月在年线下」才走，"
        f"那两个月指数已经跌掉一大截 —— 纯闸门（B3）的**全样本最大回撤就发生在这一段**："
        f"{b3['dd_pk'].date()} → {b3['dd_tr'].date()}，{_p(b3['mdd'])}。"
        f"加上波动层后这一段被摊薄（v7 默认的全样本最大回撤挪到了 2008："
        f"{b1['dd_pk'].date()} → {b1['dd_tr'].date()}，{_p(b1['mdd'])}）——"
        f"因为 2000 年 3 月末纳指 vol20 已经 **48.9%**（4 月末 86%），`20%/vol` 当场把仓位压到 4 成。",
        "",
        f"**这就是 v7「闸门 + 波动层」两层结构的独立证据**：v7 自己的 README 是用 2012-2026 的 "
        f"2020/2022 论证的，而 2000-2002 这段**没有参与任何参数标定**的样本给出了同一个结论 —— "
        f"两层各修对方的洞，缺一层就漏。",
        "",
        "### 0.3 波动层 TV 到底值不值（长样本上的刻度 + 2012+ 的对照）",
        "",
        "| TV | v7 骨架 年化 / 回撤 / 夏普 | v9 骨架 年化 / 回撤 / 夏普 | QDII 口径（2012+）年化 / 回撤 |",
        "|---|---:|---:|---:|",
    ]
    for i, t in enumerate(tvs):
        L.append(f"| {'关闭' if t == 0 else f'{t:.0%}'} | "
                 f"{_p(tvy7[i]['ann'])} / {_p(tvy7[i]['mdd'])} / {tvy7[i]['sharpe']:.2f} | "
                 f"{_p(tvy9[i]['ann'])} / {_p(tvy9[i]['mdd'])} / {tvy9[i]['sharpe']:.2f} | "
                 f"{_p(tvq[i]['ann'])} / {_p(tvq[i]['mdd'])} |")
    i20 = tvs.index(0.20)
    i25 = tvs.index(0.25)
    L += [
        "",
        f"> **v7 骨架上，TV 是一根「回撤刻度」而不是「收益旋钮」，而夏普有个很浅的甜点**："
        f"TV 关闭 → {_p(tvy7[0]['ann'])} / {_p(tvy7[0]['mdd'])} / 夏普 {tvy7[0]['sharpe']:.2f}；"
        f"TV20% → {_p(tvy7[i20]['ann'])} / {_p(tvy7[i20]['mdd'])} / 夏普 {tvy7[i20]['sharpe']:.2f}；"
        f"TV25% → {_p(tvy7[i25]['ann'])} / {_p(tvy7[i25]['mdd'])} / 夏普 {tvy7[i25]['sharpe']:.2f}。"
        f"**年化与回撤同步上升**（TV 越低仓位越保守），夏普从 0.75 抬到 0.77~0.78 就平了。"
        f"所以「TV20% 是不是选对了」的答案是：**在长样本上它落在夏普甜点附近，"
        f"同时把回撤从 {_p(tvy7[0]['mdd'])} 压到 {_p(tvy7[i20]['mdd'])}** —— "
        f"2012+ 的 QDII 口径（最后一列）给出的是同一方向，两根独立样本没有打架。",
        f"> **v9 骨架就完全不同**：它没有闸门，TV 是唯一的刹车，于是 TV 越低回撤越浅、"
        f"但 TV 一高（≥30%）回撤就冲到 −60% 以上 —— 那里根本不存在「甜点」，"
        f"只有「你敢不敢一直满仓」这一个问题。**这就是「有闸门 vs 没闸门」的差别。**",
        "",
        "### 0.4 两个「没测过」的新候选",
        "",
        f"- **C1 = 把 v9 的月中补丁装到 v7 的骨架上（闸门 × TV20 + 快减/快补）**："
        f"{_p(c1['ann'])} / {_p(c1['mdd'])} / 夏普 {c1['sharpe']:.2f}，"
        f"相对 v7 默认：年化 {_p(c1['ann'] - b1['ann'])}、夏普 {c1['sharpe'] - b1['sharpe']:+.2f}、"
        f"回撤{'深' if c1['mdd'] < b1['mdd'] else '浅'} "
        f"{abs(c1['mdd'] - b1['mdd']) * 100:.2f}pp。分窗口看是**教科书式的交换**（正 = C1 比 v7 默认好）："
        f"2020 窗口 {_p(wv(c1, K2020) - wv(b1, K2020))}、2000-2002 "
        f"{_p(wv(c1, K2000) - wv(b1, K2000))}（赚），2008 {_p(wv(c1, K2008) - wv(b1, K2008))}"
        f"（基本打平）、2022 {_p(wv(c1, K2022) - wv(b1, K2022))}（赔）。"
        f"**它值得装，但只值 0.02 夏普** —— 与 v9 自己的结论（n=1、尾部保险）完全一致。",
        f"- **C2 = 12 个月绝对动量 × TV20（TSMOM）**：{_p(c2['ann'])} / {_p(c2['mdd'])} / "
        f"夏普 {c2['sharpe']:.2f}，**没打过 MA200**（{_p(b1['ann'])} / {_p(b1['mdd'])} / "
        f"夏普 {b1['sharpe']:.2f}）。原因是时间戳：纳指 2000-03 见顶，MA200 + 2 月确认 5 月底就走人，"
        f"12 个月动量要等到价格跌破一年前（2000 年底）—— 晚了大半年，"
        f"2000-2002 窗口收益 {_p(wv(c2, K2000))} vs {_p(wv(b1, K2000))}。"
        f"**所以「MA200 是运气吗」：不是。样本外它比教科书的 TSMOM 更适合这个标的。**",
        "",
        "### 0.5 给「做美股」的结论",
        "",
        f"1. **骨架选 v7，不选 v9。** 决定性证据是 2000-2002 的窗口回撤：v9 "
        f"{_p(wd(b2, K2000))}、v7 {_p(wd(b1, K2000))}（静态 {_p(wd(st, K2000))}）。"
        f"买美股要防的正是这种「跌三年 + 反复反弹」的行情，而波动率目标在结构上只能按比例减、减不到底。",
        f"2. **v9 不是没用，它的主场是急性行情**：2020 窗口 v9 {_p(wv(b2, K2020))} vs v7 "
        f"{_p(wv(b1, K2020))}、2022 窗口 v9 {_p(wv(b2, K2022))} vs v7 {_p(wv(b1, K2022))}。"
        f"**它更适合做「短促急跌」的那条腿**（比如给已有的 v7 仓位套一层），而不是单独当美股主策略。",
        f"3. **通道决定成本结论**：场外 QDII A 类（单边 0.6%）上 v7 调仓 "
        f"{q1[f_mid]['trades']} 次、v9 {q2[f_mid]['trades']} 次，落地年化 {_p(q1[f_hi]['ann'])} vs "
        f"{_p(q2[f_hi]['ann'])}（v7 领先 {(q1[f_hi]['ann'] - q2[f_hi]['ann']) * 100:.2f}pp）；"
        f"场内 ETF / 0.03% 通道上两者打平（{_p(q1[f_lo]['ann'])} vs {_p(q2[f_lo]['ann'])}）。"
        f"**做场外 QDII 的，v7 的成本结构赢；做场内低费通道的，v9 的浅回撤才付得起。**",
        f"4. **波动层保留（TV20~25%）**：长样本上它是「回撤刻度」，把最大回撤从 "
        f"{_p(tvy7[0]['mdd'])} 压到 {_p(tvy7[i20]['mdd'])}，代价是年化 "
        f"{(tvy7[0]['ann'] - tvy7[i20]['ann']) * 100:.2f}pp，夏普基本不变（{tvy7[0]['sharpe']:.2f} → "
        f"{tvy7[i20]['sharpe']:.2f}）。**上一版（纯闸门）不差，但要接受 2000 年那种 "
        f"{_p(b3['mdd'])} 的两月盲窗。**",
        f"5. **要更聪明的，只有 C1 一条（加月中补丁）**；TSMOM 替代 MA200 是退步。"
        f"而且 C1 的收益与 v7 默认一模一样（{_p(c1['ann'])} vs {_p(b1['ann'])}），"
        f"换来的只是 2020 那一次少赔 {abs(wv(c1, K2020) - wv(b1, K2020)) * 100:.0f}pp —— "
        f"**愿意为尾部多付 {c1['trades'] - b1['trades']} 次调仓（{b1['trades']} → {c1['trades']}）就装，"
        f"不愿意就不装。**",
        "",
        "## 1. 忠实性校验（统一机器 == 模块原实现）",
        "",
        "| 检查 | 结果 | 备注 |",
        "|---|---|---|",
    ]
    for n, ok, note in checks:
        L.append(f"| {n} | {'✅' if ok else '❌'} | {note} |")
    L += [
        "",
        "> 这一步不能省：v7 与 v9 在实现上是**同一台状态机的两组参数**（都写成 "
        "`gate × min(cap, TV/vol)`），本脚本把它们抽象成一台机器再重跑，必须逐条复现模块输出，"
        "否则后面所有「长样本数字」只是在测我自己的 bug。",
        "",
        "## 2. 表 A · QDII 净值口径（2012-08 起 · 模块原码 · 只统一成本与计息）",
        "",
        "| 变体 | 成本档 | 年化 | 回撤·日频 | 夏普 | 调仓 | 平均仓位 |",
        "|---|---|---:|---:|---:|---:|---:|",
    ]
    for tag, nm in (("B1", "v7 默认（闸门×TV20）"), ("B2", "v9 默认（TV15+快减快补）")):
        for f in FEE:
            m = qdii[tag][f]
            L.append(f"| {nm} | {f} | {_p(m['ann'])} | {_p(m['mdd'])} | {m['sharpe']:.2f} | "
                     f"{m['trades']} | {m['expo']:.0%} |")
    L += [
        "",
        f"> **成本敏感度**：0.03% → 0.60%，v7 掉 {(q1[f_lo]['ann'] - q1[f_hi]['ann']) * 100:.2f}pp，"
        f"v9 掉 {(q2[f_lo]['ann'] - q2[f_hi]['ann']) * 100:.2f}pp —— v9 的调仓次数是 v7 的 "
        f"{q2[f_mid]['trades'] / max(1, q1[f_mid]['trades']):.1f} 倍。",
        "> 表 A 的数字与两篇 README 的差异**只来自成本/计息口径**（README 里 v7 用 0.1%/1.4%、"
        "v9 用 0.03%/2.0%），规则一行没改。",
        "",
        f"## 3. 表 B · 指数长样本（{y0.date()} ~ {y1.date()} · {yrs:.1f} 年 · 单边 0.10%）",
        "",
        "| 变体 | 年化 | 波动 | 回撤·日频 | 回撤·月末 | Calmar(日频) | 夏普 | 调仓 | 换手 | 平均仓位 |",
        "|---|---:|---:|---:|---:|---:|---:|---:|---:|---:|",
    ]
    for r in rows:
        L.append(f"| {r['name']} | {_p(r['ann'])} | {r['vol'] * 100:.2f}% | {_p(r['mdd'])} | "
                 f"{_p(r['mdd_me'])} | {r['calmar']:.2f} | {r['sharpe']:.2f} | {r['trades']} | "
                 f"{r['turnover']:.1f} | {r['expo']:.0%} |")
    L += [
        "",
        "> **口径警告（两个偏差方向相反，影响要分开看）**：①指数不含分红 → 买入持有被低估 1~2pp/年，"
        "对防守档有利；②现金按 1.4% 计息 → 1990 年代美元短端常在 5% 上下，防守档被低估，"
        "对静态有利。两者大致抵消，所以**跨「静态 vs 防守」的比较要留余地**；"
        "但**两个防守档之间**（v7 vs v9）这两项几乎一样，比较是干净的。",
        "> 静态 50/50 的 −73% 回撤里含**每日再平衡往下跌腿里补钱**的放大效应，"
        "真实按月再平衡会浅一些；这里所有变体都同一记账法，横向可比。",
        "",
        "## 4. 分段表现（长样本 · 单边 0.10%）",
        "",
        "| 变体 | " + " | ".join(w2[0].replace(" ~ ", "~") for w2 in WINDOWS) + " |",
        "|---|" + "---:|" * len(WINDOWS),
    ]
    for r in rows:
        cells = []
        for wname, _, _ in WINDOWS:
            v = r["wins"][wname]
            cells.append("—" if not np.isfinite(v["ret"]) else _p(v["ret"]))
        L.append(f"| {r['name']} | " + " | ".join(cells) + " |")
    L += [
        "",
        "| 变体 | 回撤（2000-2002） | 回撤（2008） | 回撤（2020） | 回撤（2022） |",
        "|---|---:|---:|---:|---:|",
    ]
    for r in rows:
        L.append(f"| {r['name']} | {_p(wd(r, K2000))} | {_p(wd(r, K2008))} | {_p(wd(r, K2020))} | "
                 f"{_p(wd(r, K2022))} |")
    L += [
        "",
        "## 5. 分半样本（折半点 2008-06，两个半段各含一次崩盘）",
        "",
        "| 变体 | 前半 年化 | 前半 回撤 | 前半 夏普 | 后半 年化 | 后半 回撤 | 后半 夏普 |",
        "|---|---:|---:|---:|---:|---:|---:|",
    ]
    for r in rows:
        h = halves[r["name"]]
        L.append(f"| {r['name']} | {_p(h['h1']['ann'])} | {_p(h['h1']['mdd'])} | "
                 f"{h['h1']['sharpe']:.2f} | {_p(h['h2']['ann'])} | {_p(h['h2']['mdd'])} | "
                 f"{h['h2']['sharpe']:.2f} |")
    L += [
        "",
        "## 6. 邻域（C1 / C2 各旋钮一格一格扰动 · 长样本 · 单边 0.10%）",
        "",
        "| 扰动 | C1 年化/夏普/回撤 | C1′ 年化/夏普/回撤 | C2 年化/夏普/回撤 |",
        "|---|---:|---:|---:|",
    ]

    def _c(v):
        return "—" if v is None else f"{_p(v['ann'])} / {v['sharpe']:.2f} / {_p(v['mdd'])}"
    for rec in nb:
        L.append(f"| {rec['label']} | {_c(rec['C1'])} | {_c(rec['C1b'])} | {_c(rec['C2'])} |")
    L += [
        "",
        "> 读法：C1 全档年化 "
        f"{_p(min(x['ann'] for x in [r['C1'] for r in nb if r['C1']]))} ~ "
        f"{_p(max(x['ann'] for x in [r['C1'] for r in nb if r['C1']]))}、夏普 "
        f"{min(x['sharpe'] for x in [r['C1'] for r in nb if r['C1']]):.2f} ~ "
        f"{max(x['sharpe'] for x in [r['C1'] for r in nb if r['C1']]):.2f} —— "
        f"**方向不随旋钮翻转**（这就是「结构」而不是「调参」的判据），"
        f"但也没有任何一格能把它抬到 B3 的收益（{_p(b3['ann'])}）之上。",
        "",
        "## 7. 成本档对照（长样本）",
        "",
        "| 变体 | 0.03% | 0.10% | 0.60% | 0.03→0.60 衰减 |",
        "|---|---:|---:|---:|---:|",
    ]
    for r in rows:
        f3, f6 = r["byfee"]["0.03%"], r["byfee"]["0.60%"]
        L.append(f"| {r['name']} | {_p(f3['ann'])} | {_p(r['ann'])} | {_p(f6['ann'])} | "
                 f"−{(f3['ann'] - f6['ann']) * 100:.2f}pp |")
    L += [
        "",
        "## 8. 读法与边界",
        "",
        "1. **「哪个更适合美股」必须拆成两个问题**：①骨架用趋势还是波动 —— 长样本 31 年给出「趋势」；"
        "②在趋势骨架上要不要波动层 —— 长样本与 2012+ 都说「要」，它压的是 2000 年那种"
        "「闸门两个月盲窗」的回撤。**两个问题的答案方向一致，不冲突。**",
        "2. **1987 不在样本里**（`.INX` 1990 起）、**1985-1993 也不在**（`.NDX` 1994 年那次重定基"
        "把前段废掉了）。2000-2002 与 2008 在 —— 这是相对两篇 README 的唯一实质证据增量。",
        "3. **不含分红 / 汇率 / 溢价**：长样本是「机制口径」，不是收益预期。场外实盘还要再扣 QDII "
        "跟踪误差与通道时滞（v7 的月末成交比 v9 的次日成交更容易落地，这一点在 0.5 的成本表里只体现了费率、"
        "没体现时滞）。",
        "4. **v9 的 2.0% 空仓计息没有沿用**：本表统一 1.4%（见 v9 README §5：2.0% → 1.4% 的差别是 "
        "0.07pp 年化，可忽略）。",
        "5. **不做网格搜索、不挑参数**：v7/v9 默认参数一行未改；两个新候选（C1 混血、C2 TSMOM）在跑之前"
        "写死；§6 是邻域扰动而非择优。",
        "6. **v7 的 TV20 在长样本上没有被打脸**：夏普 0.75（关闭）→ 0.77（TV20）→ 0.78（TV25），"
        "回撤 −30.09% → −21.85% → −24.60%。**用户 2026-11-05 选定的 TV20 落在甜点附近，"
        "往上挪到 25% 也说得过去，往下（12~15%）才开始明显付年化。**",
        "7. **本报告不能回答的**：下一次危机的形态。v7 的两层分别对应「慢熊」与「高波动急跌」，"
        "如果下一次是「低波动阴跌 + 无反弹」（日本 1990 式），两层都会偏慢 —— 长样本里的 2000-2002 "
        "已经是最接近的样本，但它仍然有剧烈反弹。",
        "",
        "> 模拟结果，非投资建议。",
    ]
    with open(OUT_MD, "w", encoding="utf-8") as f:
        f.write("\n".join(L))


if __name__ == "__main__":
    sys.exit(main())
